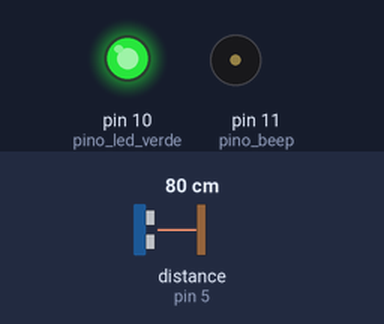
This sketch was run on a simulated Arduino Uno, built with avr-gcc and run on an emulated ATmega328P. Parts: output pins drawn as LEDs (lit = HIGH), buzzer (waves = sounding, pin HIGH). The inputs (shaded band) are chosen by the test bench; at power-on: distance to the obstacle (sensor on pin 5) 80 cm. The echo pulse lasts 58.3 µs per cm.

Above: at 1.3 s.
1.4 s: distance to the obstacle (sensor on pin 5) set to 7 cm
2.9 s: distance to the obstacle (sensor on pin 5) set to 4 cm
At 3.5 s:
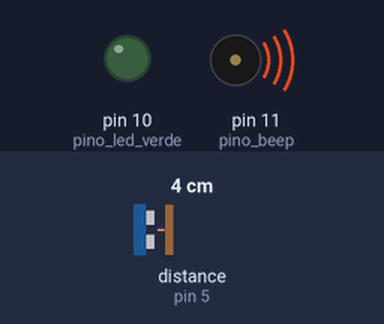
4.5 s: distance to the obstacle (sensor on pin 5) set to 9 cm
At 5.7 s:
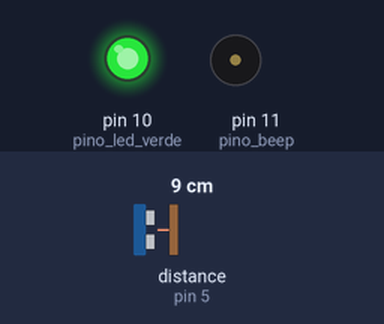
6.0 s: distance to the obstacle (sensor on pin 5) set to 2 cm
At 7.2 s:
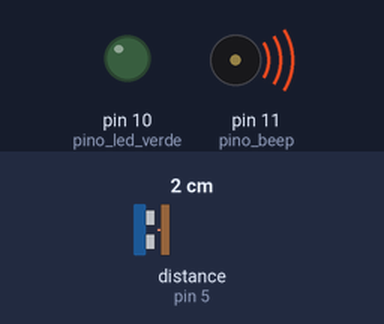
Timing chart, 0 to 8.5 s (numbered marks = the images above; inputs shaded):
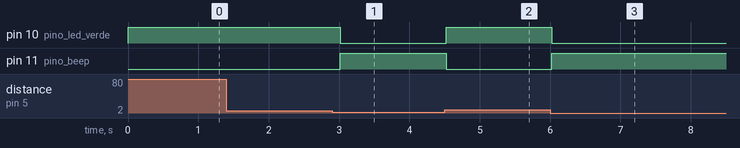

The sketch:

sensor_proximidade.ino
```cpp
#include <Ultrasonic.h>

#define pino_trigger 4
#define pino_echo 5
#define pino_beep 11
#define pino_led_verde 10

Ultrasonic ultrasonic(pino_trigger, pino_echo);

void setup()
{
  pinMode(pino_beep, OUTPUT);
  pinMode(pino_led_verde, OUTPUT);
}

void loop()
{
  float cm;
  long microsec = ultrasonic.timing();

  cm = ultrasonic.convert(microsec, Ultrasonic::CM);

  if (cm <= 5) {
    digitalWrite(pino_led_verde, LOW);
    digitalWrite(pino_beep, HIGH);
  } else {
    digitalWrite(pino_beep, LOW);
    digitalWrite(pino_led_verde, HIGH);
  }

  delay(500);
}
```

Measured:
- the behaviour switches between 6 and 5 cm on distance to the obstacle (sensor on pin 5) (found by bisection; images 0 and 1)
- after the input at 1.4 s, every drawn part: stays the same
- after the input at 2.9 s, pin 10 (pino_led_verde): HIGH → LOW after 0.12 s; pin 11 (pino_beep): LOW → HIGH after 0.12 s
- after the input at 4.5 s, pin 10 (pino_led_verde): LOW → HIGH at once; pin 11 (pino_beep): HIGH → LOW at once
- after the input at 6.0 s, pin 10 (pino_led_verde): HIGH → LOW at once; pin 11 (pino_beep): LOW → HIGH at once
